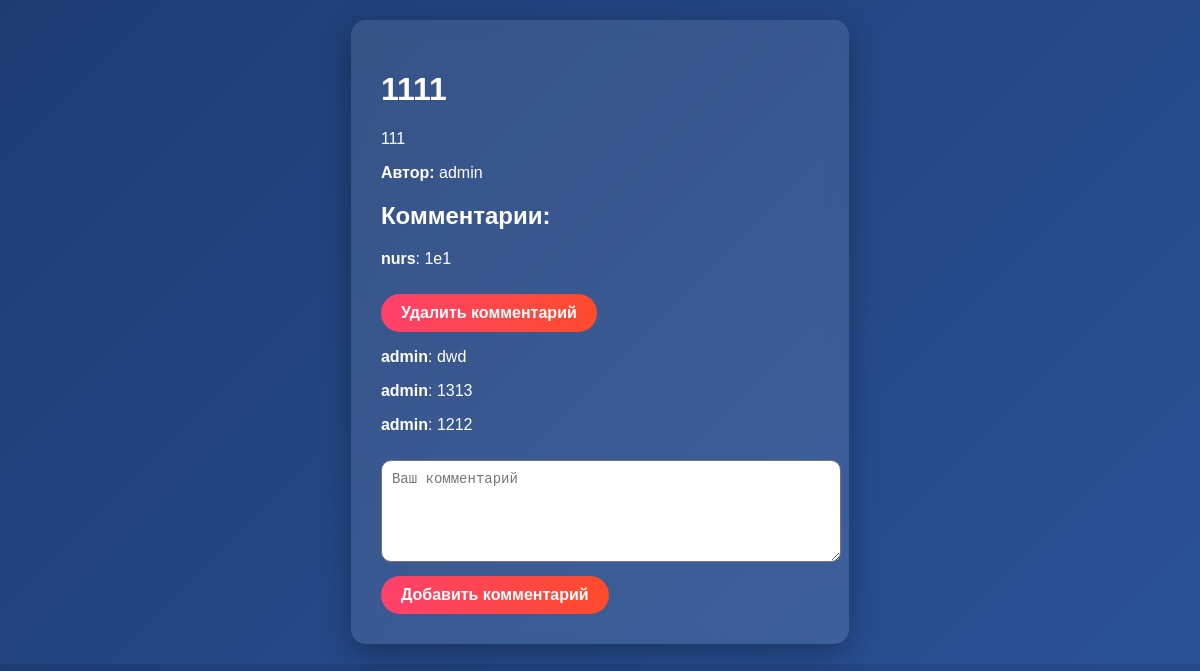
Page /11/ (signed in) on the committed database.
### news/models.py (models this page shows, shortened)
class News(models.Model):
    title = models.CharField(max_length=30, null=False)
    content = models.TextField( null=False)
    author = models.ForeignKey(User, on_delete=models.CASCADE)
    created_at = models.DateTimeField(auto_now_add=True)

class Comment(models.Model):
    news = models.ForeignKey(News, on_delete=models.CASCADE, related_name='comments')
    author = models.ForeignKey(User, on_delete=models.SET_NULL, null=True, blank=True)  # Автор комментария (если авторизован)
    author_comment = models.CharField(max_length=60, default="Аноним")  # Имя анонима
    content = models.TextField(null=False)
    created_at = models.DateTimeField(auto_now_add=True)

### news/views.py (the view, shortened to what this page needs)
# urls.py: path('<int:pk>/', NewsDetailView.as_view(), name='news_detail'),
class NewsDetailView(View):
    def get(self, request, pk):
        news=get_object_or_404(News, pk=pk)
        comments=news.comments.all().order_by('-created_at')
        return render(request, 'news/news_detail.html', {'news': news, 'comments': comments})

### news/templates/news/news_detail.html (shortened to what this page needs)
<!DOCTYPE html>
<html lang="ru">
<head>
</head>
<body>
    <div class="container">
        <h1>{{ news.title }}</h1>
        <p>{{ news.content }}</p>
        <p><strong>Автор:</strong> {{ news.author.username }}</p>
        <h2>Комментарии:</h2>
        <div class="comment-section">
            {% for comment in comments %}
                <p><strong>{{ comment.author_comment }}</strong>: {{ comment.content }}</p>
                {% if comment.author_comment == user.username %}
                    <form method="POST" action="{% url 'comment_delete' pk=comment.pk %}">
                        <button type="submit" class="delete-button">Удалить комментарий</button>
                    </form>
                {% endif %}
            {% empty %}
                <p>Комментариев пока нет.</p>
            {% endfor %}
        </div>
{% if user.is_authenticated %}
    <form method="POST">
        <textarea name="content" placeholder="Ваш комментарий" required></textarea>
        <button type="submit" class="submit-button">Добавить комментарий</button>
    </form>
{% else %}
    <p>Чтобы оставить комментарий, <a href="{% url 'login' %}">войдите</a> или <a href="{% url 'signup' %}">зарегистрируйтесь</a>.</p>
{% endif %}
    </div>
</body>
</html>

### news/templates/news/news_detail.html (style rules this page uses)
body { font-family: 'Poppins', sans-serif; display: flex; flex-direction: column; align-items: center; background: linear-gradient(135deg, #1e3c72, #2a5298); color: white; margin: 0; padding: 20px; }
.container { max-width: 800px; background: rgba(255, 255, 255, 0.1); padding: 30px; border-radius: 15px; box-shadow: 0px 10px 30px rgba(0, 0, 0, 0.3); backdrop-filter: blur(10px); animation: fadeIn 0.8s ease-in-out; }
.delete-button, .submit-button { background: linear-gradient(90deg, #ff416c, #ff4b2b); color: white; border: none; padding: 10px 20px; border-radius: 20px; cursor: pointer; transition: all 0.3s ease; font-size: 16px; font-weight: bold; margin-top: 10px; }
textarea { width: 100%; height: 80px; border-radius: 10px; padding: 10px; margin-top: 10px; font-size: 14px; }
.comment-section { margin-top: 20px; }

### rows in the picture
News: title "1111", content "111", author.username "admin"
Comment: author_comment "nurs", content "1e1", shows "Удалить комментарий"
Comment: author_comment "admin", content "dwd"
Comment: author_comment "admin", content "1313"
Comment: author_comment "admin", content "1212"
